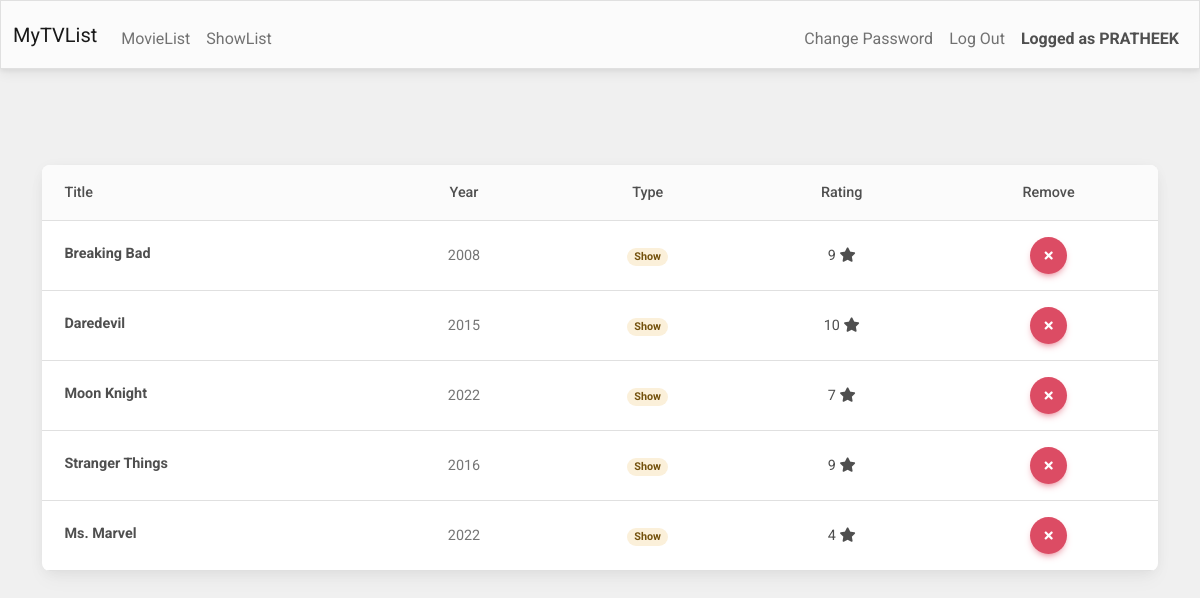
Screenshot of /shows (signed in) with the database file from the repository.
### tables this page shows
CREATE TABLE users (id INTEGER PRIMARY KEY AUTOINCREMENT NOT NULL, username TEXT NOT NULL, hash TEXT NOT NULL, year INTEGER);

CREATE TABLE profiles (id INTEGER PRIMARY KEY AUTOINCREMENT NOT NULL, username TEXT NOT NULL, title TEXT NOT NULL,type TEXT NOT NULL,RATING INTEGER NOT NULL, year INTEGER);

### app.py (the view)
@app.route('/shows',methods=['GET','POST'])
@login_required
def shows():
    username = users_db.execute('SELECT username FROM users WHERE id = ?',session['user_id'])[0]['username']
    if request.method == 'POST':
        rem_show = request.form.get('rem_show')
        users_db.execute('DELETE FROM profiles WHERE id=?',rem_show)
    shows = users_db.execute('SELECT * FROM profiles WHERE username=? AND type = "Show"',username)
    return render_template('shows.html',shows=shows,username=username)

### app.py (called while the page is built)
@app.after_request
def after_request(response):
    response.headers["Cache-Control"] = "no-cache, no-store, must-revalidate"
    response.headers["Expires"] = 0
    response.headers["Pragma"] = "no-cache"
    return response

def login_required(f):
    @wraps(f)
    def decorated_function(*args, **kwargs):
        if session.get("user_id") is None:
            return redirect("/login")
        return f(*args, **kwargs)
    return decorated_function

### templates/shows.html (shortened to what this page needs)
{% extends 'layout.html' %}
{% block head %}
   <head>
      <link rel="stylesheet" href="https://use.fontawesome.com/releases/v5.11.2/css/all.css">
      <link rel="stylesheet" href="/static/mdb.min.css">
   </head>
{% endblock %}
{% block main %}
<div class="container my-5">
    <div class="shadow-4 rounded-5 overflow-hidden">
        <table class="table align-middle mb-0 bg-white">
            <thead class="bg-light">
                <tr>
                    <th style="text-align:left;" class='m-auto'>Title</th>
                    <th>Year</th>
                    <th>Type</th>
                    <th>Rating</th>
                    <th>Remove</th>
                </tr>
            </thead>
            <tbody>
                {% for show in shows %}
                <tr>
                    <td>
                        <div class="d-flex align-items-center">
                           <div>
                           <p class="fw-bold mb-1">{{show.title}}</p>
                           </div>
                        </div>
                    </td>
                    <td>
                        <p class="text-muted mb-0">{{show.year}}</p>
                    </td>
                    <td>
                        <span class="badge badge-warning rounded-pill">Show</span>
                    </td>
                    <td>{{show.RATING}}  <i class="fas fa-star"></i></td>
                    <td>
                        <form action="/shows" method="post">
                            <button type="submit" class="btn btn-danger btn-floating"><i class="fas fa-times"></i></button>
                        </form>
                    </td>
                    {%endfor%}
                </tr>
            </tbody>
        </table>
    </div>
</div>
{% endblock %}

### templates/layout.html (shortened to what this page needs)
<!DOCTYPE html>
<html lang="en">
  {% block head %}{% endblock %}
    <body>
        <nav class="bg-light border navbar navbar-expand-md navbar-light">
            <div class="container-fluid">
                <a class="navbar-brand" href="/">
                    MyTVList
                  </a>
                <div class="collapse navbar-collapse" id="navbar">
                    {% if session["user_id"] %}
                        <ul class="navbar-nav me-auto mt-2">
                            <li class="nav-item"><a class="nav-link" href="/movies">MovieList</a></li>
                            <li class="nav-item"><a class="nav-link" href="/shows">ShowList</a></li>
                        </ul>
                        <ul class="navbar-nav ms-auto mt-2">
                            <li class="nav-item"><a class="nav-link" href="/changepass">Change Password</a></li>
                            <li class="nav-item"><a class="nav-link" href="/logout">Log Out</a></li>
                            <li class="nav-item m-auto p-2"><strong>Logged as {{username}}</strong></li>
                        </ul>
                    {% else %}
                        <ul class="navbar-nav ms-auto mt-2">
                            <li class="nav-item"><a class="nav-link" href="/register">Register</a></li>
                            <li class="nav-item"><a class="nav-link" href="/login">Log In</a></li>
                        </ul>
                        {% endif %}
                    </div>
                </div>
            </nav>
        <main class="container-fluid py-5 text-center">
            {% block main %}{% endblock %}
        </main>
    </body>
</html>

### templates/shows.html (style rules this page uses)
body { background-color: hsl(0, 0%, 94%) }

### rows the page displays
users: username "PRATHEEK"
profiles: title "Breaking Bad", year "2008", RATING "9"
profiles: title "Daredevil", year "2015", RATING "10"
profiles: title "Moon Knight", year "2022", RATING "7"
profiles: title "Stranger Things", year "2016", RATING "9"
profiles: title "Ms. Marvel", year "2022", RATING "4"
